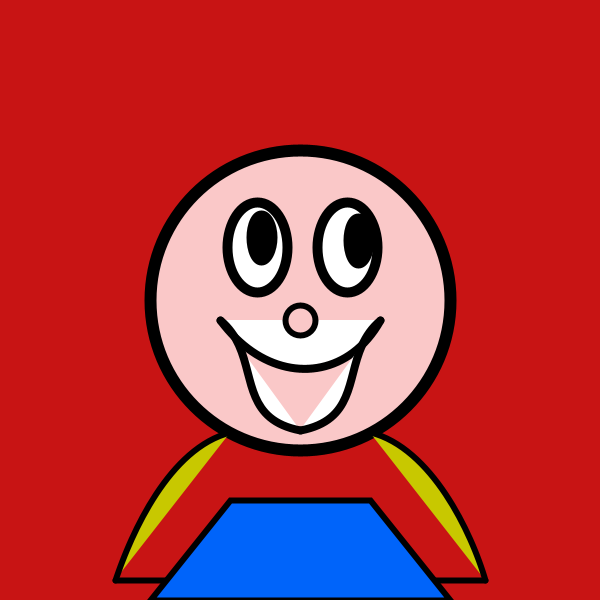
Frame 1 (no input)
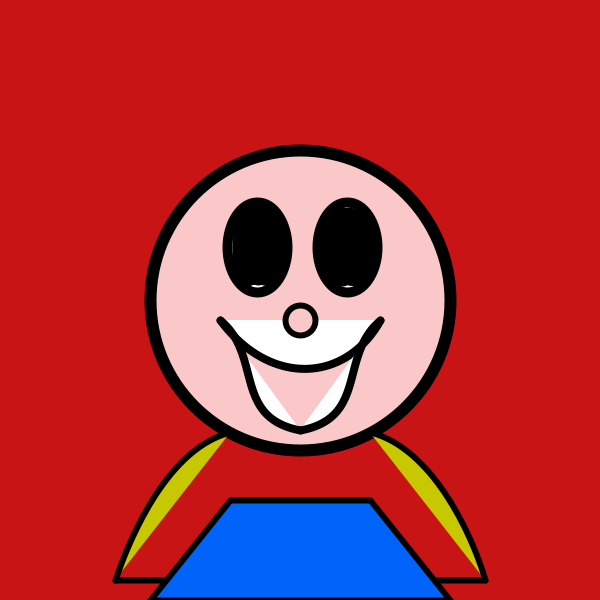
Frame 60 (the mouse pressed at the canvas centre just before this capture)
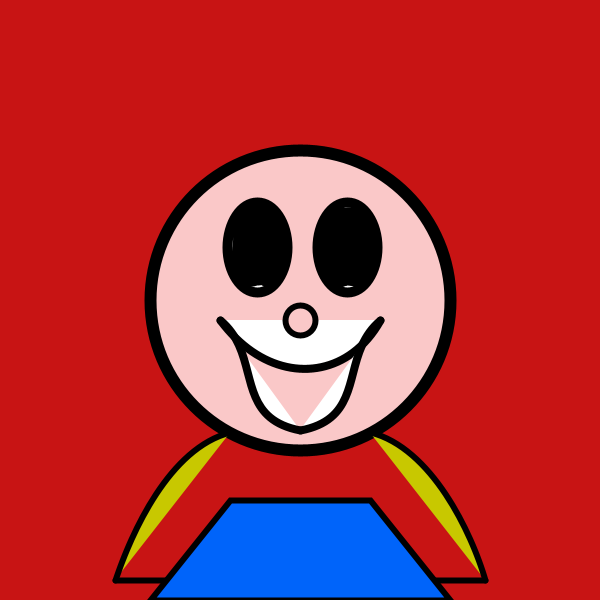
Frame 120 (the mouse held since frame 60 and released just before this capture)

The Processing sketch that drew these frames (run headless with seeded random() and noise(); from frame 60 on, the mouse is pressed at the canvas centre):

// Processing sketch: processing_69871
// ── processing_69871.pde

void setup()
{

size(600,600);
background(200,20,20);

//draw face
strokeWeight(12.0);
strokeCap(ROUND);
ellipseMode(CENTER);
fill(250,200,200);
ellipse(300,300,300,300);

//draw eyes
strokeWeight(10.0);
ellipseMode(CENTER);
fill(255);
ellipse(257.5,247.5,59.5,90);
ellipse(347.5,247.5,59.5,90);

//draw mouth
strokeWeight(8.0);
bezier(220,320,269,386,345,383,380,320);
bezier(220,320,262,355,232,417,300,430);
bezier(380,320,338,355,368,417,300,430);

//draw nose
strokeWeight(6.0);
fill(250,200,200);
ellipseMode(CENTER);
ellipse(300,320,30,30);

//draw shoulder
fill(200,200,0);
bezier(230,432.665,169,448,131,532,115,580);
bezier(370,432.665,431,448,471,532,485,580);
line(115,580,485,580);

//draw shirt
fill(0,100,250);
beginShape();
vertex(230,500);
vertex(150,600);
vertex(450,600);
vertex(370,500);
endShape(CLOSE);}



//draw eyeballs
void draw()
{
   loop();
   fill(0);
   ellipse(random(247,270),random(230,260),25,49.5);
   ellipse(random(335,360),random(235,260),25,49.5);}
